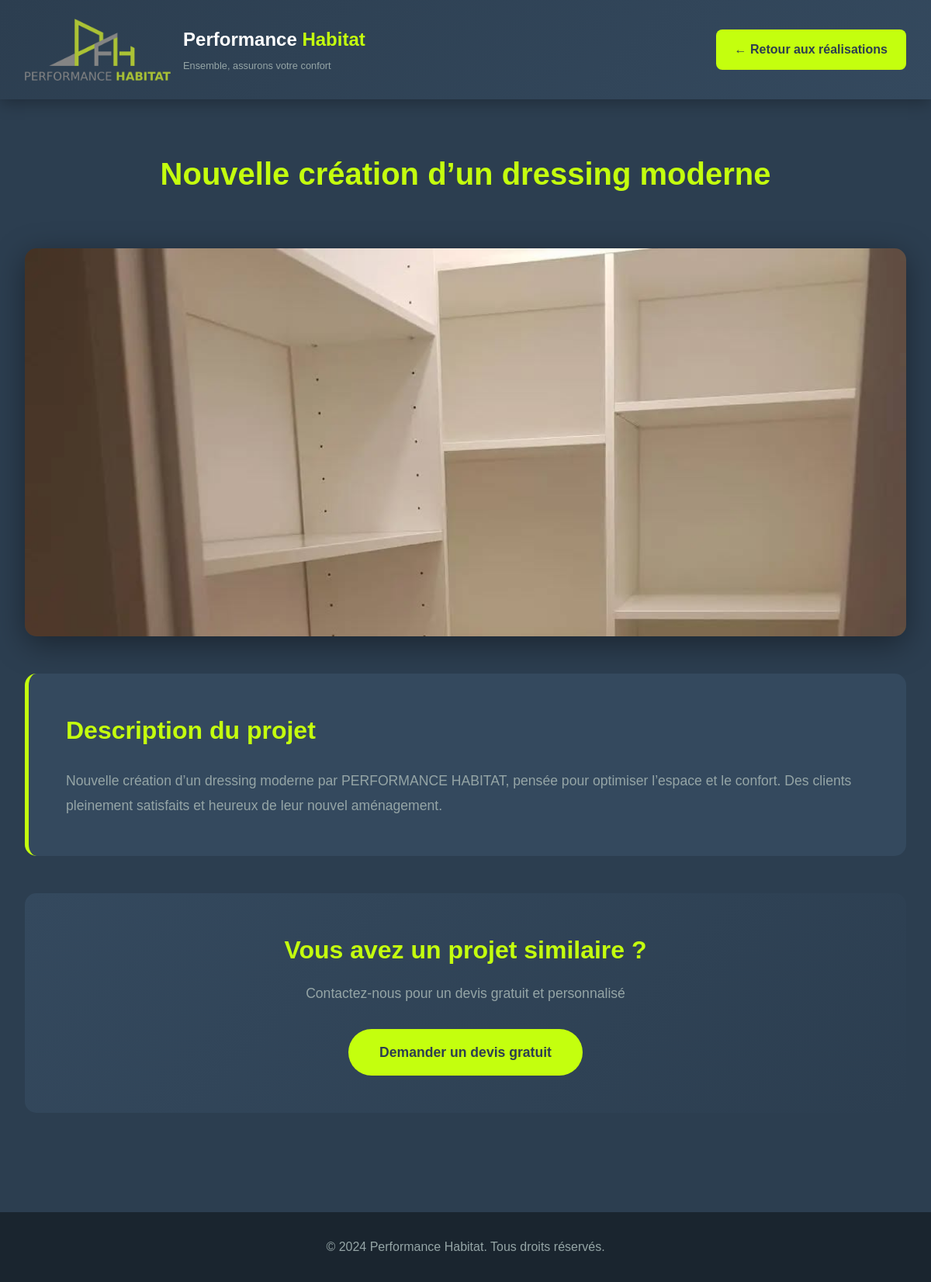
/realisations/dressing-moderne_dressing/, run on the app's committed database.
### main/models.py (models this page shows, shortened)
class Project(models.Model):
    titre = models.CharField(max_length=200)
    slug = models.SlugField(unique=True)
    description = RichTextField()
    image = models.ImageField(upload_to='projects/')
    date = models.DateField(null=True, blank=True)
    is_featured = models.BooleanField(default=False)
    class Meta:
        ordering = ['-date']  # Les plus récents d’abord

### main/views.py (the view)
# urls.py: path('realisations/<slug:slug>/', views.project_detail, name='project_detail'),
def project_detail(request, slug):
    project = get_object_or_404(Project, slug=slug)
    return render(request, 'project_detail.html', {'project': project})

### main/templates/project_detail.html (shortened to what this page needs)
{% load static %}
<!DOCTYPE html>
<html lang="fr">
<head>
</head>
<body>
    <header class="header">
        <div class="container">
            <div class="header-content">
                <a href="{% url 'index' %}" class="logo-link">
                    <img src="{% static 'img/logo.png' %}" alt="Performance Habitat" class="logo-img">
                    <div class="logo-text">
                        <h1>Performance <span>Habitat</span></h1>
                        <p>Ensemble, assurons votre confort</p>
                    </div>
                </a>
                <a href="{% url 'index' %}#realisations" class="back-button">
                    ← Retour aux réalisations
                </a>
            </div>
        </div>
    </header>
    <section class="project-detail">
        <div class="container">
            <div class="project-header">
                <h1>{{ project.titre }}</h1>
            </div>
            {% if project.image %}
            <div class="main-image">
                <img src="{{ project.image.url }}" alt="{{ project.titre }}">
            </div>
            {% endif %}
            <div class="project-description">
                <h2>Description du projet</h2>
                {{ project.description|safe }}
            </div>
            <div class="cta-section">
                <h3>Vous avez un projet similaire ?</h3>
                <p>Contactez-nous pour un devis gratuit et personnalisé</p>
                <a href="{% url 'index' %}#contact" class="cta-button">
                    Demander un devis gratuit
                </a>
            </div>
        </div>
    </section>
    <footer class="footer">
        <div class="container">
            <p>&copy; 2024 Performance Habitat. Tous droits réservés.</p>
        </div>
    </footer>
</body>
</html>

### main/templates/project_detail.html (style rules this page uses)
* { margin: 0; padding: 0; box-sizing: border-box; }
:root { --vert-fluo: #c4ff0e; --gris-fonce: #2c3e50; --gris-clair: #95a5a6; --blanc: #ffffff; }
body { font-family: 'Arial', sans-serif; color: var(--blanc); background: var(--gris-fonce); line-height: 1.6; }
.container { max-width: 1200px; margin: 0 auto; padding: 0 2rem; }
.header { background: linear-gradient(135deg, var(--gris-fonce) 0%, #34495e 100%); padding: 1.5rem 0; box-shadow: 0 4px 20px rgba(0,0,0,0.3); }
.header-content { display: flex; justify-content: space-between; align-items: center; flex-wrap: wrap; gap: 1.5rem; }
.logo-link { display: flex; align-items: center; gap: 1rem; text-decoration: none; }
.logo-img { height: 80px; width: auto; }
.logo-text h1 { font-size: 1.5rem; color: var(--blanc); margin-bottom: 0.3rem; }
.logo-text h1 span { color: var(--vert-fluo); }
.logo-text p { font-size: 0.8rem; color: var(--gris-clair); }
.back-button { background: var(--vert-fluo); color: var(--gris-fonce); padding: 0.8rem 1.5rem; border-radius: 8px; text-decoration: none; font-weight: 700; transition: all 0.3s ease; display: inline-flex; align-items: center; gap: 0.5rem; }
.project-detail { padding: 4rem 0; }
.project-header { text-align: center; margin-bottom: 3rem; }
.project-header h1 { font-size: 2.5rem; color: var(--vert-fluo); margin-bottom: 1rem; }
.main-image { width: 100%; max-height: 500px; border-radius: 15px; overflow: hidden; margin-bottom: 3rem; box-shadow: 0 10px 40px rgba(0,0,0,0.4); }
.main-image img { width: 100%; height: 100%; object-fit: cover; }
.project-description { background: #34495e; padding: 3rem; border-radius: 15px; margin-bottom: 3rem; border-left: 5px solid var(--vert-fluo); }
.project-description h2 { color: var(--vert-fluo); font-size: 2rem; margin-bottom: 1.5rem; }
.project-description p { color: var(--gris-clair); font-size: 1.1rem; line-height: 1.8; }
.cta-section { background: linear-gradient(135deg, #34495e 0%, #2c3e50 100%); padding: 3rem; border-radius: 15px; text-align: center; margin-bottom: 4rem; }
.cta-section h3 { color: var(--vert-fluo); font-size: 2rem; margin-bottom: 1rem; }
.cta-section p { color: var(--gris-clair); font-size: 1.1rem; margin-bottom: 2rem; }
.cta-button { background: var(--vert-fluo); color: var(--gris-fonce); padding: 1rem 2.5rem; font-size: 1.1rem; font-weight: 700; border: none; border-radius: 50px; cursor: pointer; text-decoration: none; display: inline-block; transition: all 0.3s ease; }
.footer { background: #1a252f; padding: 2rem 0; text-align: center; color: var(--gris-clair); }

### data on the page
Project: titre "Nouvelle création d’un dressing moderne", image (picture), description "Nouvelle création d’un dressing moderne par PERFORMANCE HABITAT, pensée pour optimiser l’espace et le confort. Des clients pleinement satisfaits et heureux de leur nouvel aménagement."
